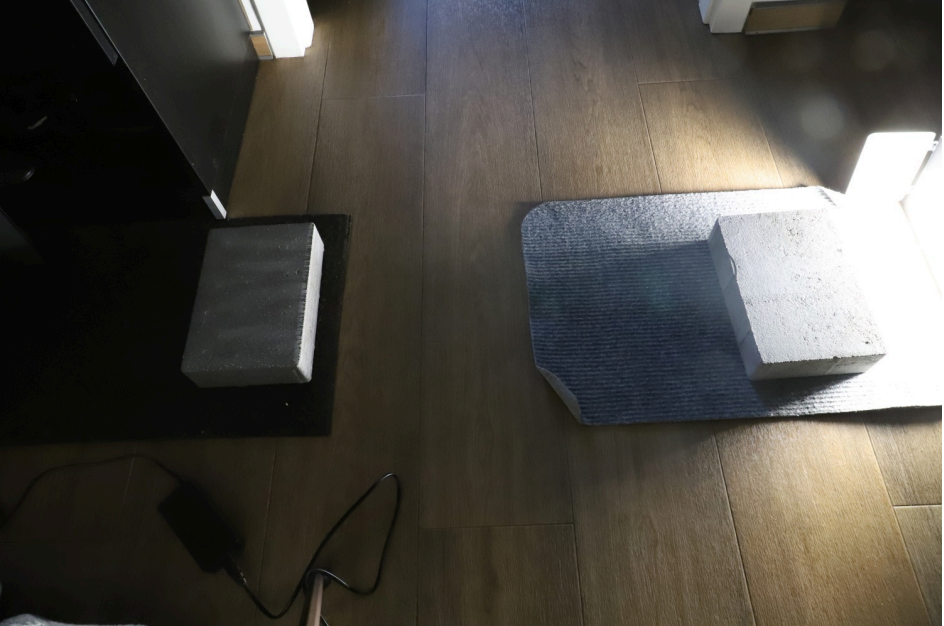
#> input picture example.png, 944 x 626 px
$ python Zadanie8.py
#> lines starting #> are read from the running program, lines starting #| are printed output that depends on the picture; after the words box and inside, x2 and y2 are one past the last pixel; in counts of white or black regions, pixels touching at a corner belong together
import cv2
import numpy as np

image = cv2.imread('example.png')
#> image is the input picture: shape (626, 944, 3); mean B, G, R 68.5, 75.1, 78.5
image = cv2.resize(image, (600, 400))
#> image: shape (400, 600, 3)
hsv = cv2.cvtColor(image, cv2.COLOR_BGR2HSV)
#> hsv: shape (400, 600, 3); mean H, S, V 34.2, 59.6, 80.9
lower_blue = np.array([85, 30, 30])
upper_blue = np.array([145, 255, 255])
mask_blue = cv2.inRange(hsv, lower_blue, upper_blue)
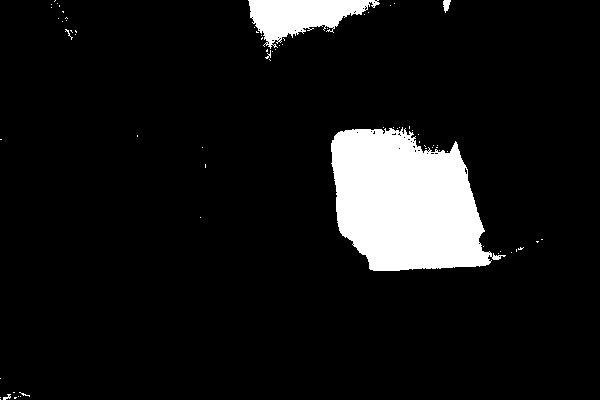
#> mask_blue: shape (400, 600); 8.8% white; 72 white regions (67 under 20 px), largest, box (x1, y1, x2, y2) and area: (331, 127, 506, 271) 17536, (248, 0, 380, 49) 3369, (443, 0, 451, 13) 67, (3, 394, 11, 400) 25, (265, 50, 271, 59) 20
lower_green = np.array([35, 40, 40])
upper_green = np.array([85, 255, 255])
mask_green = cv2.inRange(hsv, lower_green, upper_green)
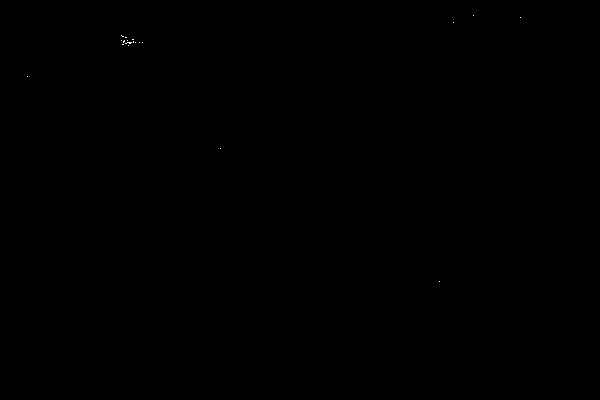
#> mask_green: shape (400, 600); 0.01% white in thin lines or dots, all inside (x1, y1, x2, y2) = (27, 15, 521, 282)
lower_red1 = np.array([0, 100, 100])
upper_red1 = np.array([10, 255, 255])
lower_red2 = np.array([160, 100, 100])
upper_red2 = np.array([179, 255, 255])

mask_red1 = cv2.inRange(hsv, lower_red1, upper_red1)
#> mask_red1: shape (400, 600); every value is 0
mask_red2 = cv2.inRange(hsv, lower_red2, upper_red2)

mask_red = cv2.bitwise_or(mask_red1, mask_red2)

combined_mask = cv2.bitwise_or(mask_blue, mask_green)
combined_mask = cv2.bitwise_or(combined_mask, mask_red)

result = cv2.bitwise_and(image, image, mask=combined_mask)
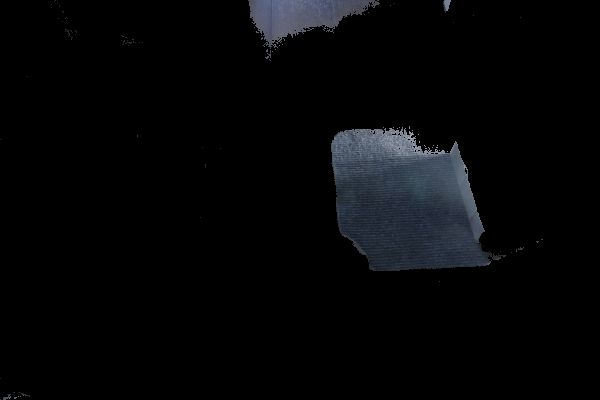
#> result: shape (400, 600, 3); mean B, G, R 7.4, 6.2, 5.4

cv2.imshow('Oryginalny obraz', image)
cv2.imshow('Maska kolorów (RGB)', combined_mask)
cv2.imshow('Wykryte kolory', result)
cv2.waitKey(0)
cv2.destroyAllWindows()
